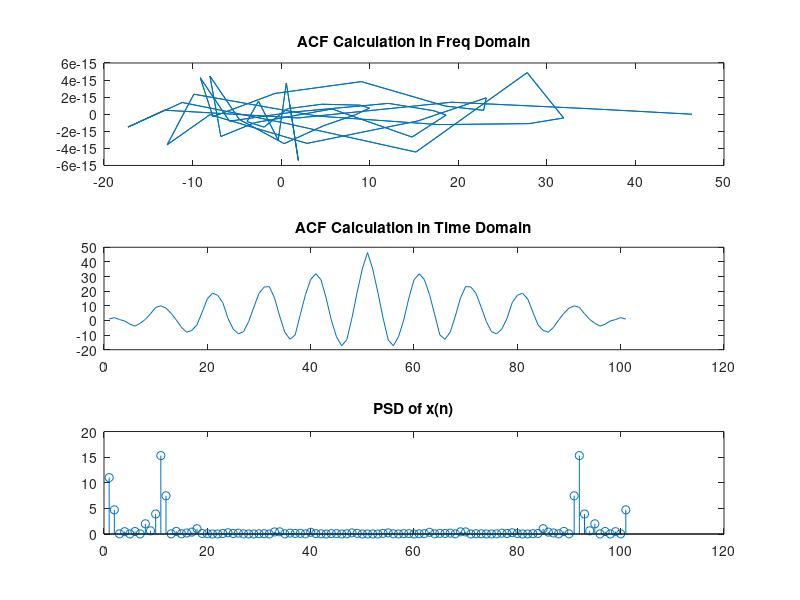

This chart was generated by the following MATLAB code:
clc;
clearvars;
close all;
n = 1:51;
x1 = rand (1, 51);
x2 = sin(2*pi*1000*n/10000);
x = x1+x2;
len = length(x);

X1 = fft([ x zeros(1, len - 1)]);
X1_conjugate = conj (X1);

Rx = fftshift(ifft(X1.*X1_conjugate)); %calculation in Freq. Domain
rx = xcorr(x); %calculation in time domain


subplot(3,1,1);
plot(Rx); title("ACF Calculation in Freq Domain");
subplot(3,1,2); 
plot(rx); title("ACF Calculation in Time Domain");
subplot(3,1,3);
stem((X1.*X1_conjugate)/51); title("PSD of x(n)")
